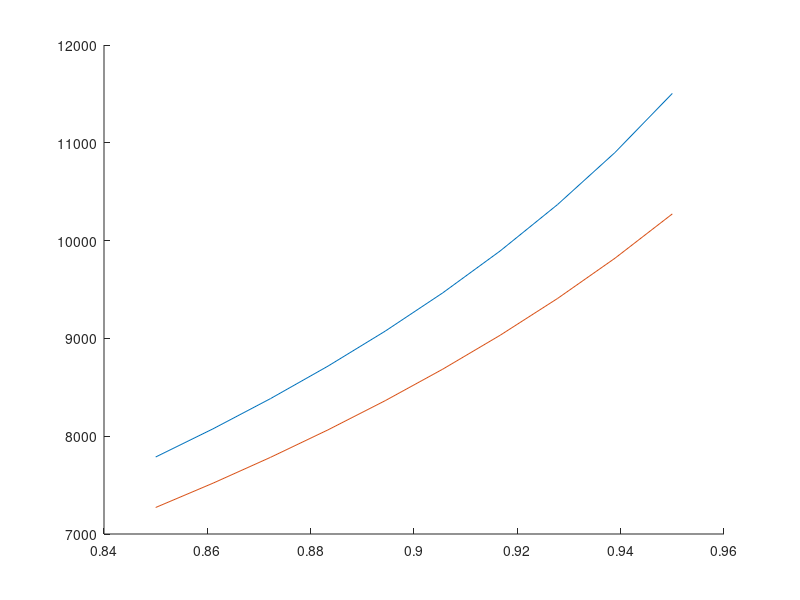

Here is the MATLAB script that generated this plot: (Note: this script raises an error after producing the figure.)
clear; close all; clc;

C = 4413; %m/s
lambdas = [0.025, 0.05]; %ペイロード比 2.5%, 5%
epsilon = linspace(0.85,0.95,10); %推進薬搭載率 85%~95%
figure();
hold on;
for idx=1:length(lambdas)
    lambda = lambdas(idx);
    deltaV = C*log(1./(1-(1-lambda).*epsilon));
    plot(epsilon,deltaV);
end
legend(arrayfun(@(x) sprintf('lambda=%.3f',x), lambdas,UniformOutput=false));
title('単段式ロケットの推進薬搭載率と理想速度増分');
xlabel('推進薬搭載率ε');
ylabel('速度増分⊿V[m/s]');
big;

figure();
hold on;
a0_g = linspace(1,3.5,50);
Lambdas = [2 2.5 3 3.5 4]; %質量比の逆数

y_pks = [];
a0_g_peaks = [];
for idx=1:length(Lambdas)
    Lambda = Lambdas(idx);
    y_g_Isp2 = 1./a0_g.*(1+...
                -1/Lambda*(1+log(Lambda))...
                -0.5*(1./a0_g)*(1-1./Lambda).^2);   
    [y_pk,loc] = findpeaks(y_g_Isp2);
    a0_g_peak = a0_g(loc);
    y_pks(end+1) = y_pk;
    a0_g_peaks(end+1) = a0_g_peak;
    plot(a0_g, y_g_Isp2);
end
plot(a0_g_peaks, y_pks, 'xk');
legend(arrayfun(@(x) sprintf('Lambda=%.1f',x), Lambdas,UniformOutput=false));
title('垂直に上昇飛行するロケットの無次元到達高度');
xlabel('発射時の加速度倍数G=a0/g0');
ylabel('$y/g I_{sp}^2$','Interpreter','latex');
big;
